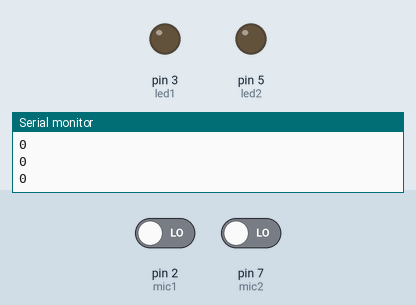
Simulated run of this sketch. Board: Arduino Uno, built with avr-gcc and run on an emulated ATmega328P. Parts: output pins drawn as LEDs (lit = HIGH), the last lines printed to the serial monitor. The inputs (shaded band) are chosen by the test bench; at power-on: pin 2 (mic1) LOW, pin 7 (mic2) LOW.

Above: at 1.2 s.
1.3 s: pin 2 (mic1) driven HIGH
At 2.6 s:
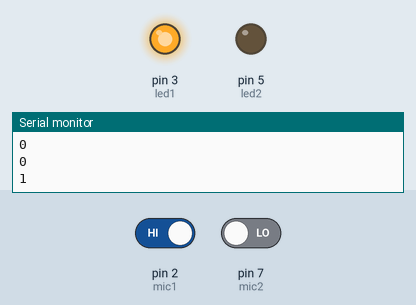
4.3 s: pin 2 (mic1) driven LOW
At 5.1 s:
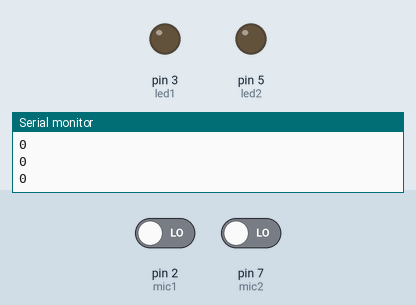
5.8 s: pin 7 (mic2) driven HIGH
At 7.6 s:
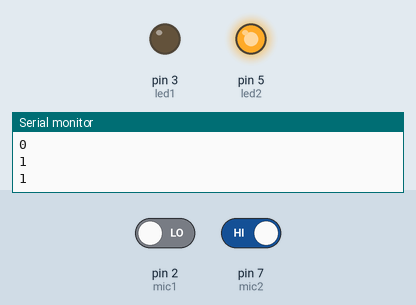
8.8 s: pin 2 (mic1) driven HIGH
At 10.5 s:
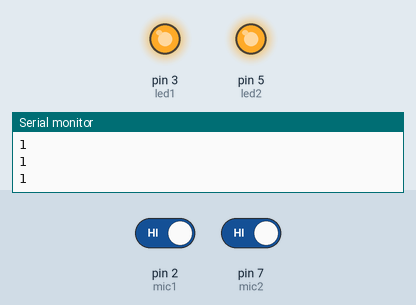
11.8 s: pin 7 (mic2) driven LOW
At 12.6 s:
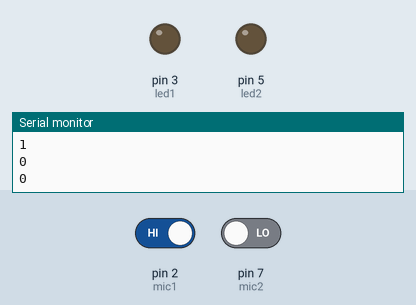
Timing chart, 0 to 14.3 s (numbered marks = the images above; inputs shaded):
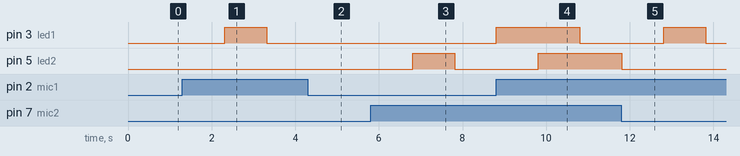

The sketch:

Galileo.ino
```cpp
const int mic1 = 2;
const int mic2 = 7;


const int led1 = 3;
const int led2 = 5;

int value = 0;
int value2 = 0;
bool state1 = true;
bool state2 = true;
int maxVolume;

void setup() {
 Serial.begin(9600);
 pinMode(mic1, INPUT);
 pinMode(led1, OUTPUT);
 pinMode(mic2, INPUT);
 pinMode(led2, OUTPUT);
}

void loop() {
 value = digitalRead(mic1);
 value2 = digitalRead(mic2);
 Serial.println(value2);
 if(value == 1){
  state1 =  !state1;
  Serial.println(state1);
  digitalWrite(led1, state1);
  delay(1000);
 }
   if(value2 == 1){
  state2 =  !state2;
  Serial.println(state2);
  digitalWrite(led2, state2);
  delay(1000);
   } else {
 delay(10);
}
 }

int getMaxVolumeMic(){

}

/*

Upload the code to the Intel Galileo and open the Serial Monitor to observe what values
we receive.
If the circuit is correct, you should receive a stable value of some sort. Rubbing or
tapping on the microphone should raise the values but talking or clapping to the
microphone might not give you the results you want because of the delay in our main
loop.
Testing Claps
We will test the clapping threshold by replacing the main loop code with the following:
void loop() {
 value = analogRead(mic);

 if(value > threshold){
 Serial.println(value);
 }
}
Where ‘threshold’ is a variable that is a number approximately 20+ of the stable value.
This variable should be tested and set towards whichever best detects your claps.
Notice: For every clap, you’ll receive multiple print statements. Adding a delay(100)
inside the if statement will help reduce the multiple prints and can possibly also help with
the exercises
*/
```

Measured:
- after the input at 1.3 s, pin 3 (led1): LOW → HIGH after 1.0 s, → LOW 1.0 s later
- after the input at 4.3 s, pin 3 (led1): stays LOW (without the input it goes to HIGH after 0.03 s)
- after the input at 5.8 s, pin 5 (led2): LOW → HIGH after 1.0 s, → LOW 1.0 s later
- after the input at 8.8 s, pin 3 (led1): LOW → HIGH at once, → LOW 2.0 s later
- after the input at 11.8 s, pin 5 (led2): goes on until 11.8 s, then stays LOW
